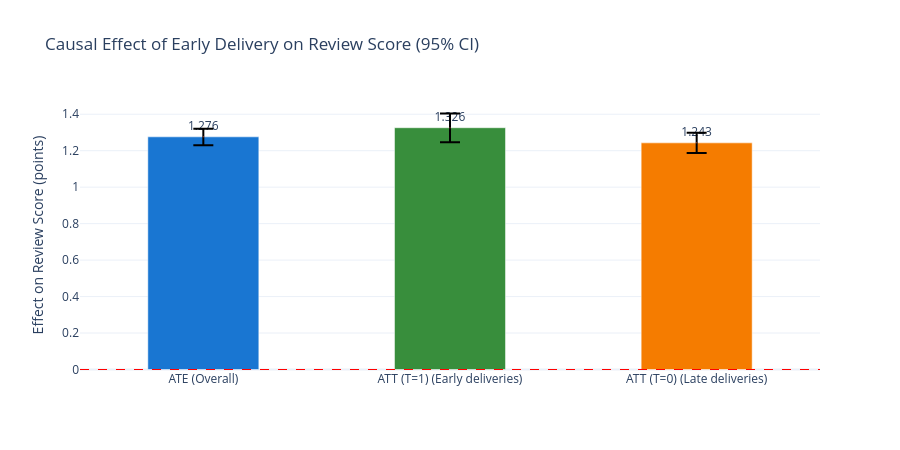
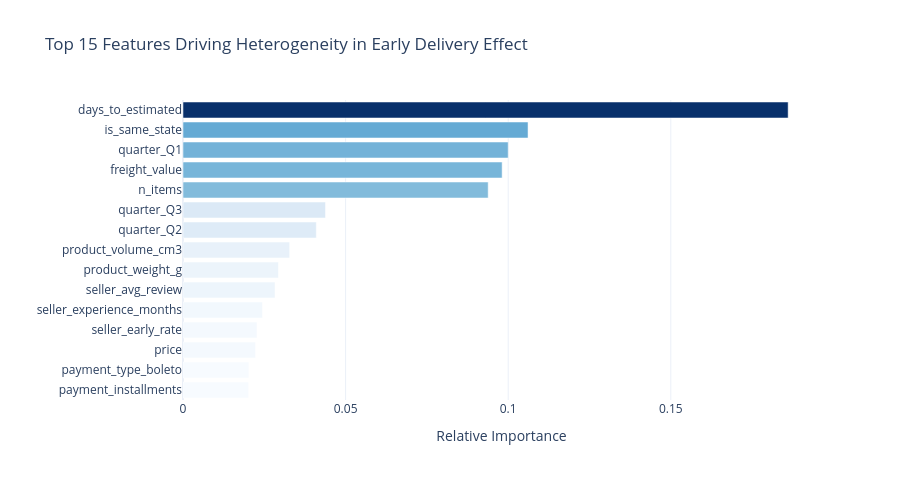

Notebook source saved alongside these figures, in order:
### Code cell
# ── Business charts — ATE/ATT and Feature Importance ─────────────────────────

# Chart 1: ATE / ATT with 95% CI
causal_df = pd.DataFrame({
    "Metric": ["ATE\n(Overall)", "ATT (T=1)\n(Early deliveries)", "ATT (T=0)\n(Late deliveries)"],
    "Est":    [dict_metrics["ATE"], dict_metrics["ATT_1"], dict_metrics["ATT_0"]],
    "Lo":     [dict_metrics["ATE_ci_lower"], dict_metrics["ATT_1_ci_lower"], dict_metrics["ATT_0_ci_lower"]],
    "Hi":     [dict_metrics["ATE_ci_upper"], dict_metrics["ATT_1_ci_upper"], dict_metrics["ATT_0_ci_upper"]],
})

fig = go.Figure()
fig.add_trace(go.Bar(
    x=causal_df["Metric"], y=causal_df["Est"],
    marker_color=["#1976D2", "#388E3C", "#F57C00"],
    text=[f"{v:.3f}" for v in causal_df["Est"]],
    textposition="outside", width=0.45,
))
fig.add_trace(go.Scatter(
    x=causal_df["Metric"], y=causal_df["Est"],
    error_y=dict(type="data", symmetric=False,
                 array=causal_df["Hi"] - causal_df["Est"],
                 arrayminus=causal_df["Est"] - causal_df["Lo"],
                 color="black", thickness=2, width=10),
    mode="markers", marker=dict(size=1), showlegend=False,
))
fig.add_hline(y=0, line_dash="dash", line_color="red", line_width=1)
fig.update_layout(
    title="Causal Effect of Early Delivery on Review Score (95% CI)",
    yaxis_title="Effect on Review Score (points)",
    template="plotly_white", height=450, showlegend=False,
)
fig.show()

# Chart 2: Feature importance
df_fi = (
    pd.DataFrame({"feature": X_train.columns,
                  "importance": model_dml.feature_importances_})
    .sort_values("importance", ascending=True)
    .tail(15)
)

fig2 = px.bar(
    df_fi, x="importance", y="feature", orientation="h",
    title="Top 15 Features Driving Heterogeneity in Early Delivery Effect",
    labels={"importance": "Relative Importance", "feature": ""},
    color="importance", color_continuous_scale="Blues",
)
fig2.update_layout(template="plotly_white", height=480, coloraxis_showscale=False)
fig2.show()

### Figure 1 — Plotly figure (JSON) as saved in the notebook; plotly's stock layout.template omitted (floating-point values rounded to 4 significant figures)
{"data": [{"marker": {"color": ["#1976D2", "#388E3C", "#F57C00"]}, "text": ["1.276", "1.326", "1.243"], "textposition": "outside", "width": 0.45, "x": ["ATE\n(Overall)", "ATT (T=1)\n(Early deliveries)", "ATT (T=0)\n(Late deliveries)"], "y": [1.276, 1.326, 1.243], "type": "bar"}, {"error_y": {"array": [0.045, 0.078, 0.056], "arrayminus": [0.046, 0.079, 0.055], "color": "black", "symmetric": false, "thickness": 2, "type": "data", "width": 10}, "marker": {"size": 1}, "mode": "markers", "showlegend": false, "x": ["ATE\n(Overall)", "ATT (T=1)\n(Early deliveries)", "ATT (T=0)\n(Late deliveries)"], "y": [1.276, 1.326, 1.243], "type": "scatter"}], "layout": {"shapes": [{"line": {"color": "red", "dash": "dash", "width": 1}, "type": "line", "x0": 0, "x1": 1, "xref": "x domain", "y0": 0, "y1": 0, "yref": "y"}], "title": {"text": "Causal Effect of Early Delivery on Review Score (95% CI)"}, "yaxis": {"title": {"text": "Effect on Review Score (points)"}}, "height": 450, "showlegend": false}}

### Figure 2 — Plotly figure (JSON) as saved in the notebook; plotly's stock layout.template omitted (floating-point values rounded to 4 significant figures)
{"data": [{"hovertemplate": "Relative Importance=%{marker.color}<br>=%{y}<extra></extra>", "legendgroup": "", "marker": {"color": [0.02017, 0.02026, 0.02229, 0.02275, 0.02441, 0.02829, 0.02934, 0.03279, 0.04099, 0.04381, 0.09384, 0.09813, 0.09999, 0.1061, 0.1861], "coloraxis": "coloraxis", "pattern": {"shape": ""}}, "name": "", "orientation": "h", "showlegend": false, "textposition": "auto", "x": [0.02017, 0.02026, 0.02229, 0.02275, 0.02441, 0.02829, 0.02934, 0.03279, 0.04099, 0.04381, 0.09384, 0.09813, 0.09999, 0.1061, 0.1861], "xaxis": "x", "y": ["payment_installments", "payment_type_boleto", "price", "seller_early_rate", "seller_experience_months", "seller_avg_review", "product_weight_g", "product_volume_cm3", "quarter_Q2", "quarter_Q3", "n_items", "freight_value", "quarter_Q1", "is_same_state", "days_to_estimated"], "yaxis": "y", "type": "bar"}], "layout": {"xaxis": {"anchor": "y", "domain": [0.0, 1.0], "title": {"text": "Relative Importance"}}, "yaxis": {"anchor": "x", "domain": [0.0, 1.0], "title": {"text": ""}}, "coloraxis": {"colorbar": {"title": {"text": "Relative Importance"}}, "colorscale": [[0.0, "rgb(247,251,255)"], [0.125, "rgb(222,235,247)"], [0.25, "rgb(198,219,239)"], [0.375, "rgb(158,202,225)"], [0.5, "rgb(107,174,214)"], [0.625, "rgb(66,146,198)"], [0.75, "rgb(33,113,181)"], [0.875, "rgb(8,81,156)"], [1.0, "rgb(8,48,107)"]], "autocolorscale": false, "showscale": false}, "legend": {"tracegroupgap": 0}, "title": {"text": "Top 15 Features Driving Heterogeneity in Early Delivery Effect"}, "barmode": "relative", "height": 480}}
